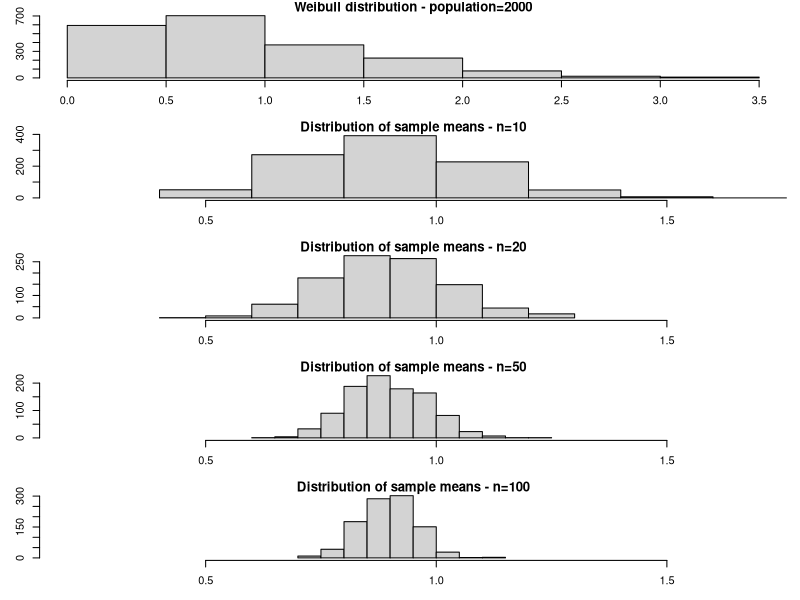
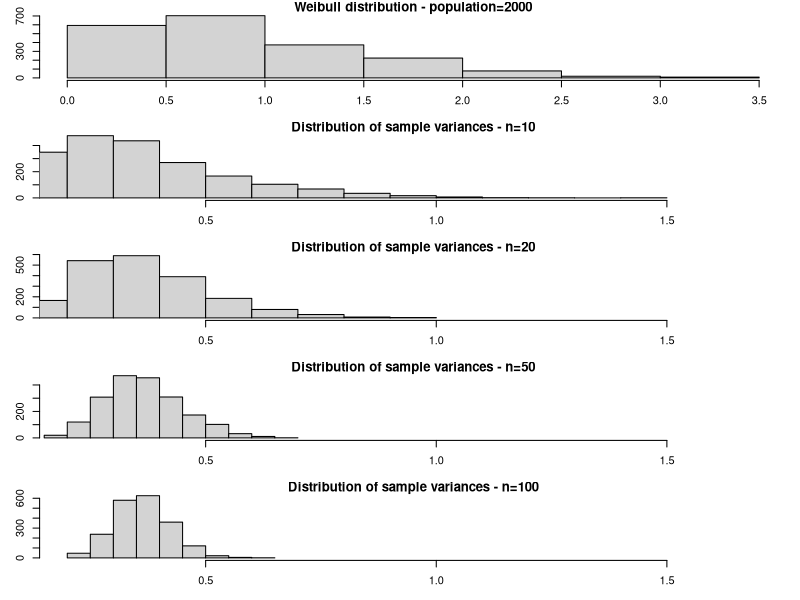

The R script that drew these images, in order:
# sample-R

##################################################################################
## Simulating data from a Weibull distribution - continuous probability distribution
## and sample several times with different sample sizes 10, 20, 50 and 100.
## to see the sampling distributions of the mean and variance              

## Simulate the population data
set.seed(465) ## setting the seed for the random numbers
N1 <- 2000 ## size of the population
## population values
x1 <- rweibull(N1, shape=1.5, scale = 1)

summary(x1)

##########################################################################################
## Distribution of the sample mean with the different sample sizes 10, 20, 50 and 100.
##########################################################################################


#################################################################################
## function dist.x.bar
## to calculate a vector of M sample means of sample with sample size n1
## giving a vector of sample means=x.b
## 
dist.x.bar <- function(n1=50){
  M <- 1000 ## number of samples drawn to approximate the probability distribution
  ## vector of sample means
  x.b <- rep(NA,M)
  ## getting samples from the population
  for (j in 1:M){
    r1 <- runif(N1)
    data <- data.frame(x1,r1)
    ## sort the data from the smallest random number
    datar <- data[order(data$r1),]
    ## select the first n1 records from the population
    dat.sample <- datar[1:n1,]
    ## sample mean for sample j
    x.b[j] <- mean(dat.sample$x1)
  }
  return(x.b)
}
## end of function
#################################################################################


## Get the sample means for different sample sizes
set.seed(465) ## setting the seed for the random numbers
x.b10 <- dist.x.bar(n1=10)
x.b20 <- dist.x.bar(n1=20)
x.b50 <- dist.x.bar(n1=50)
x.b100 <- dist.x.bar(n1=100)

## plotting the histograms of true x1 and the sampling distribution of x.bar using the same range 
## in the x values
xlim1 <- c(0.2,1.7) 
par(mfrow=c(5,1),oma=c(0,0,0,0),mar=c(3,3,1,1))
hist(x1,main=paste("Weibull distribution - population=2000"))
hist(x.b10,xlim=xlim1,main=paste("Distribution of sample means - n=10"))
hist(x.b20,xlim=xlim1,main=paste("Distribution of sample means - n=20"))
hist(x.b50,xlim=xlim1,main=paste("Distribution of sample means - n=50"))
hist(x.b100,xlim=xlim1,main=paste("Distribution of sample means - n=100"))

#######
## empirical mean
empmean.bar10 <- format(mean(x.b10), digits = 3)
empmean.bar20 <- format(mean(x.b20), digits = 3)
empmean.bar50 <- format(mean(x.b50), digits = 3)
empmean.bar100 <- format(mean(x.b100), digits = 3)
## true mean
truemean <- format(mean(x1), digits = 3)

## empirical standard deviation 
empsd.b10 <- format(sd(x.b10), digits = 3)
empsd.b20 <- format(sd(x.b20), digits = 3)
empsd.b50 <- format(sd(x.b50), digits = 3)
empsd.b100 <- format(sd(x.b100), digits = 3)
## true sd
truesd.bar10 <- format(sd(x1)/sqrt(10), digits = 3)
truesd.bar20 <- format(sd(x1)/sqrt(20), digits = 3)
truesd.bar50 <- format(sd(x1)/sqrt(50), digits = 3)
truesd.bar100 <- format(sd(x1)/sqrt(100), digits = 3)

## Sampling distribution of the mean
res <- matrix(c(10,20,50,100,truemean,truemean,truemean,truemean,empmean.bar10,empmean.bar20,empmean.bar50,empmean.bar100,truesd.bar10,truesd.bar20,truesd.bar50,truesd.bar100,empsd.b10,empsd.b20,empsd.b50,empsd.b100), ncol=5)
colnames(res) <- c('Sample Size','True Mean','Empirical Mean','True SD','Empirical SD')
rownames(res) <- c('', '','','')
res.table <- as.table(res)
## Sampling distribution of the mean
res.table 




##########################################################################################
## Distribution of the sample variance with the different sample sizes 10, 20, 50 and 100.
##########################################################################################

##########################################################################################
## function dist.var
## calculate a vector sample variances=x.b of M sample variances of sample with size n1
dist.var <- function(n1=50){
  M <- 2000 ## number of samples drawn to approximate the probability distribution
  ## vector of sample means
  x.b <- rep(NA,M)
  ## getting samples from the population
  for (j in 1:M){
    r1 <- runif(N1)
    data <- data.frame(x1,r1)
    ## sorting the data from the smallest random number
    datar <- data[order(data$r1),]
    ## selecting the first n1 records from the population
    dat.sample <- datar[1:n1,]
    ## sample mean for sample j
    x.b[j] <- var(dat.sample$x1)
  }
  return(x.b)
}
## end of function
##########################################################################################


## Get the sample variances for different sample sizes
set.seed(465) ## setting the seed for the random numbers
xv.b10 <- dist.var(n1=10)
xv.b20 <- dist.var(n1=20)
xv.b50 <- dist.var(n1=50)
xv.b100 <- dist.var(n1=100)

## plot the histograms using the same range in the x values
xlim1 <- c(0.2,1.7) 
par(mfrow=c(5,1),oma=c(0,0,0,0),mar=c(3,3,1,1))
hist(x1,main=paste("Weibull distribution - population=2000"))
hist(xv.b10,xlim=xlim1,main=paste("Distribution of sample variances - n=10"))
hist(xv.b20,xlim=xlim1,main=paste("Distribution of sample variances - n=20"))
hist(xv.b50,xlim=xlim1,main=paste("Distribution of sample variances - n=50"))
hist(xv.b100,xlim=xlim1,main=paste("Distribution of sample variances - n=100"))

## true variance
truevar <-format(var(x1), digits = 3)

## empirical mean of s^2
empmeanv.b10 <- format(mean(xv.b10), digits = 3)
empmeanv.b20 <- format(mean(xv.b20), digits = 3) 
empmeanv.b50 <- format(mean(xv.b50), digits = 3)
empmeanv.b100 <- format(mean(xv.b100), digits = 3)


## empirical sd
empsd.b10 <-format(sd(xv.b10), digits = 3)
empsd.b20 <-format(sd(xv.b20), digits = 3)
empsd.b50 <-format(sd(xv.b50), digits = 3)
empsd.b100 <-format(sd(xv.b100), digits = 3)
##(f1 <- format(z, digits = 2))
## true sd
truesd.bar10 <- format(sqrt(2)*var(x1)/sqrt(9), digits = 3)
truesd.bar20 <- format(sqrt(2)*var(x1)/sqrt(19), digits = 3)
truesd.bar50 <- format(sqrt(2)*var(x1)/sqrt(49), digits = 3)
truesd.bar100 <- format(sqrt(2)*var(x1)/sqrt(99), digits = 3)

res2 <- matrix(c(10,20,50,100,truevar,truevar,truevar,truevar,empmeanv.b10,empmeanv.b20,empmeanv.b50,empmeanv.b100,truesd.bar10,truesd.bar20,truesd.bar50,truesd.bar100,empsd.b10,empsd.b20,empsd.b50,empsd.b100), ncol=5)
colnames(res2) <- c('Sample Size','True Mean','Empirical Mean','True SD','Empirical SD')
rownames(res2) <- c('', '','','')
res2.table <- as.table(res2)
## Sampling distribution of the variance
res2.table 


